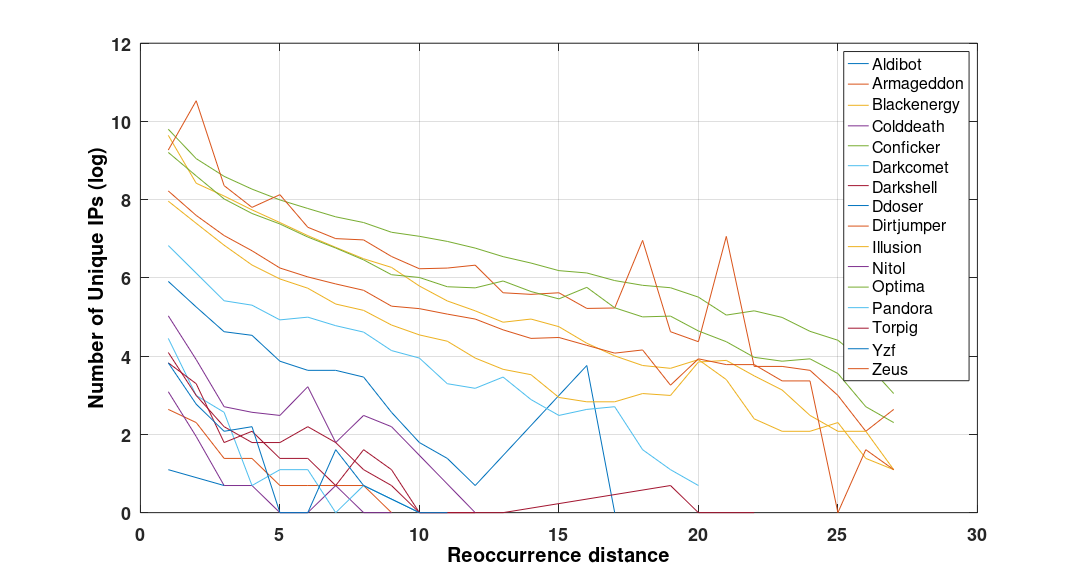

The MATLAB source for this figure:
x0=[1 2 3 4 5 6 7 8 9 10 11 12 15 16 17 ];
y0=[369 192 102 93 48 38 38 32 13 6 4 2 20 43 1 ];
x1=[1 2 3 4 5 6 7 8 9 ];
y1=[14 10 4 4 2 2 2 2 1 ];
x2=[1 2 3 4 5 6 7 8 9 10 11 12 13 14 15 16 17 18 19 20 21 22 23 24 25 26 27 ];
y2=[15435 4538 3274 2298 1661 1189 881 659 528 328 224 174 130 141 116 76 55 43 40 50 30 11 8 8 10 4 3 ];
x3=[1 2 3 4 5 6 7 8 9 ];
y3=[22 7 2 2 1 1 2 1 1 ];
x4=[1 2 3 4 5 6 7 8 9 10 11 12 13 14 15 16 17 18 19 20 21 22 23 24 25 26 27 ];
y4=[18045 8511 5413 3905 2963 2380 1923 1662 1296 1169 1026 865 695 590 486 458 377 334 314 247 156 174 147 103 82 46 21 ];
x5=[1 2 3 4 5 6 7 8 10 ];
y5=[86 20 13 2 3 3 1 2 1 ];
x6=[1 2 3 4 5 6 7 8 9 10 11 13 19 20 22 ];
y6=[46 27 6 8 4 4 2 5 3 1 1 1 2 1 1 ];
x7=[1 3 ];
y7=[3 2 ];
x8=[1 2 3 4 5 6 7 8 9 10 11 12 13 14 15 16 17 18 19 20 21 22 23 24 25 26 27 ];
y8=[10614 37378 4269 2448 3388 1473 1102 1066 698 510 519 559 276 265 276 185 187 1053 102 79 1166 42 42 38 20 8 14 ];
x9=[1 2 3 4 5 6 7 8 9 10 11 12 13 14 15 16 17 18 19 20 21 22 23 24 25 26 27 ];
y9=[2869 1629 931 561 393 310 207 176 121 94 80 52 39 34 19 17 17 21 20 47 49 33 23 12 8 8 3 ];
x10=[1 2 3 4 5 6 7 8 9 12 ];
y10=[153 50 15 13 12 25 6 12 9 1 ];
x11=[1 2 3 4 5 6 7 8 9 10 11 12 13 14 15 16 17 18 19 20 21 22 23 24 25 26 27 ];
y11=[9977 5476 3039 2095 1602 1147 866 640 438 408 322 313 373 285 236 317 188 149 152 104 79 53 48 51 35 15 10 ];
x12=[1 2 3 4 5 6 7 8 9 10 11 12 13 14 15 16 17 18 19 20 ];
y12=[923 456 225 201 138 148 119 101 63 52 27 24 32 18 12 14 15 5 3 2 ];
x13=[1 2 3 4 5 6 7 8 9 10 11 12 ];
y13=[60 20 9 6 6 9 6 3 2 1 1 1 ];
x14=[1 2 3 4 5 6 7 8 10 11 ];
y14=[46 16 8 9 1 1 5 2 1 1 ];
x15=[1 2 3 4 5 6 7 8 9 10 11 12 13 14 15 16 17 18 19 20 21 22 23 24 25 26 27 ];
y15=[3726 1994 1192 808 520 414 346 294 196 184 160 141 107 86 88 72 59 64 26 51 44 44 29 29 1 5 3 ];

src_path = '/Users/wentaochang/Documents/BARS_Analysis/BotsWeeklyPatterns/';
hFig = figure('visible','on');
m = {'+','o','*','.','x','s','d','^','v','>','<','p','h','~','=','q'};
set_marker_order = @() set(gca(), ...
    'LineStyleOrder',m, 'ColorOrder',[0 0 0], ...
    'NextPlot','replacechildren');
plot(x0,log(y0),x1,log(y1),x2,log(y2),x3,log(y3),x4,log(y4),x5,log(y5),x6,log(y6),x7,log(y7),x8,log(y8),x9,log(y9),x10,log(y10),x11,log(y11),x12,log(y12),x13,log(y13),x14,log(y14),x15,log(y15));
legend('Aldibot','Armageddon', 'Blackenergy','Colddeath','Conficker','Darkcomet','Darkshell', 'Ddoser','Dirtjumper' ,'Illusion', 'Nitol', 'Optima' ,'Pandora' ,'Torpig', 'Yzf' ,'Zeus');

set(hFig,'PaperSize',[15,8],'PaperPosition',[-1 0 15 8]);

set(get(gca,'XLabel'),'string','Reoccurrence distance','FontSize',25,'FontWeight','b');
set(get(gca,'YLabel'),'string','Number of Unique IPs (log)','FontSize',25,'FontWeight','b');
set(gca,'FontSize',18,'FontWeight','b');


grid on;
output_path = strcat(src_path,'/all_family_bots_distance.eps');
saveas(hFig,output_path,'epsc');